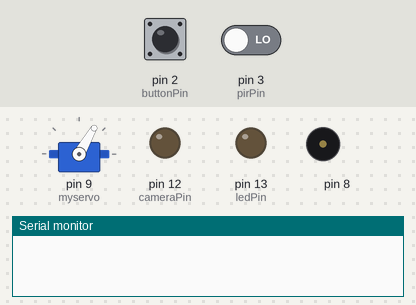
Recording of a sketch running on a simulated Arduino Uno, built with avr-gcc and run on an emulated ATmega328P. On the bench: servo, output pins drawn as LEDs (lit = HIGH), buzzer (waves = sounding), the last lines printed to the serial monitor. The test bench sets the inputs (shaded band); at power-on: pin 2 (buttonPin) HIGH, pin 3 (pirPin) LOW.

Above: at 1.2 s.
1.3 s: pin 2 (buttonPin) pulled LOW for 0.15 s
At 2.8 s:
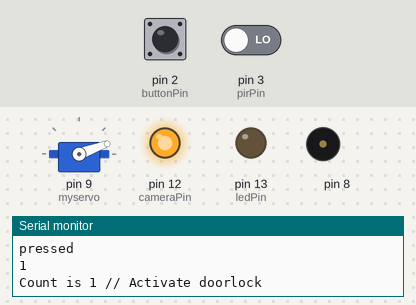
3.4 s: pin 3 (pirPin) driven HIGH
At 4.5 s:
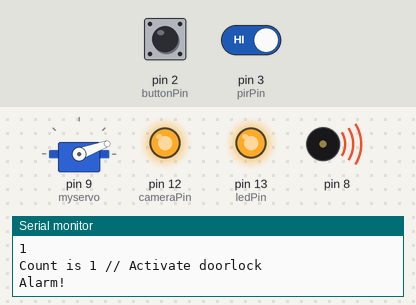
4.9 s: pin 2 (buttonPin) pulled LOW for 1 s
At 5.36 s:
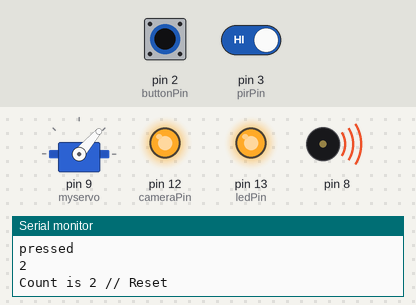
7.4 s: pin 2 (buttonPin) pulsed LOW 5 times (0.12 s each, 0.3 s apart)
At 9.06 s:
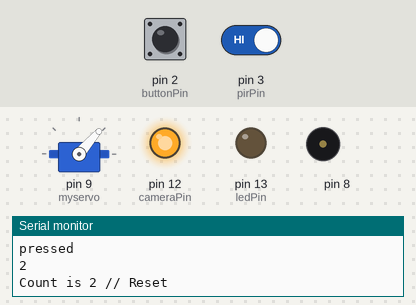
10.7 s: pin 2 (buttonPin) pulled LOW for 3.2 s
At 11.16 s:
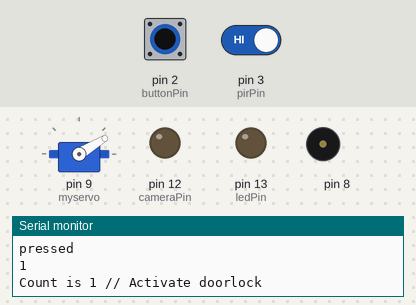
15.4 s: pin 3 (pirPin) driven LOW
At 16.1 s:
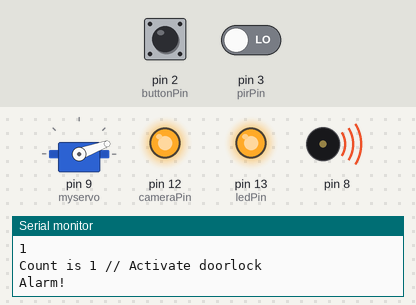
Timing chart, 0 to 17.9 s (numbered marks = the images above; inputs shaded):
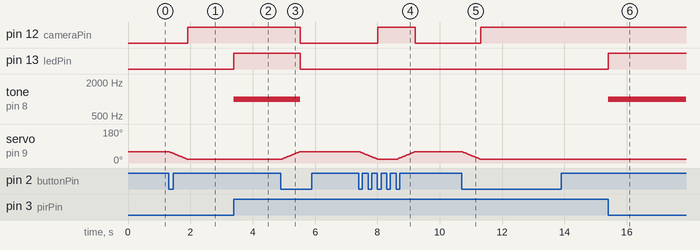

Measured:
- after the input at 1.3 s, pin 12 (cameraPin): LOW → HIGH after 0.62 s; servo on pin 9 (myservo): moves from 60° to 20° over 0.60 s, starting at once
- after the input at 3.4 s, pin 13 (ledPin): LOW → HIGH at once; tone on pin 8: silent → 1000 Hz at once
- after the input at 4.9 s, pin 12 (cameraPin), pin 13 (ledPin): HIGH → LOW after 0.62 s; tone on pin 8: 1000 Hz → silent after 0.62 s; servo on pin 9 (myservo): moves from 20° to 60° over 0.60 s, starting at once
- after the input at 7.4 s, pin 12 (cameraPin): LOW → HIGH after 0.62 s, → LOW 1.2 s later
- after the input at 10.7 s, pin 12 (cameraPin): LOW → HIGH after 0.62 s; servo on pin 9 (myservo): moves from 60° to 20° over 0.60 s, starting at once
- after the input at 15.4 s, pin 13 (ledPin): LOW → HIGH at once; tone on pin 8: silent → 1000 Hz at once

The sketch:

Doorlock.ino
```cpp
#include <Servo.h>

//Pins
const int buttonPin = 2;
int ledPin = 13;
int cameraPin = 12;

//Button
boolean currentState = LOW;
boolean lastState = LOW;
int count = 0;

//Servo
Servo myservo;

//PIR sensor
int pirPin = 3;
int calibrationTime = 30;
boolean startDetection = false;
byte pirLastState=LOW;

int pos;

void setup() {
  //Initialize the serial port
  Serial.begin(9600);

  //Initialize
  pinMode(buttonPin, INPUT);
  digitalWrite(buttonPin, HIGH);
  pinMode(ledPin, OUTPUT);
  pinMode(cameraPin, OUTPUT);

  //Servo attach
  myservo.attach(9);

  //Default position
  myservo.write(60);

}

void loop(){
  //Serial.println(myservo.read());

  currentState = digitalRead(buttonPin);
  if (currentState == HIGH && lastState == LOW){
    delay(1);

  } else if(currentState == LOW && lastState == HIGH){
    Serial.println("pressed");
    //Add 1 to count
    count++;

    Serial.println(count);

    if (count == 1) {
      Serial.println("Count is 1 // Activate doorlock");

      //Start servo function

      startServo();

      //Simulate camera
      startCamera();

      //Set PIR detection on true
      delay(500);
      startDetection = true;

    }
    else if (count == 2) {
       Serial.println("Count is 2 // Reset");

       //Reset function
       reset();
    }
    delay(1);
  }
  lastState = currentState;

  if(startDetection == true){
    startMovementDetection();
  }
  else{
    //Nothing
  }
}

  void startServo(){

      for(pos = 60; pos>=20; pos-=1)// goes from 60 degrees to 20 degrees
      {
        myservo.write(pos);
        delay(15);
      }
  }

  void startCamera(){
       //Simulate camera
      digitalWrite(cameraPin,HIGH);
  }

  void startMovementDetection(){

      byte sensor = digitalRead(pirPin);
      if((sensor==HIGH && pirLastState==LOW) || (sensor==LOW && pirLastState==HIGH)) {
        //Movement detected
        alarm();
        pirLastState=sensor;
      }
       digitalWrite(pirPin,LOW);
  }

  void alarm(){
    Serial.println("Alarm!");
    //Simulate alarm
    digitalWrite(ledPin, HIGH);

    tone(8,1000);

  }

  void reset(){
      //Reset count
      count = 0;

      for(pos = 20; pos<=60; pos+=1)// goes from 20 degrees to 60 degrees
      {
        myservo.write(pos);
        delay(15);
      }

      //Reset movement detection
      startDetection = false;

      //Reset alarm
      Serial.println("Alarm off");
      digitalWrite(ledPin, LOW);
      noTone(8);

      //Reset camera simulation
      digitalWrite(cameraPin,LOW);

  }
```
